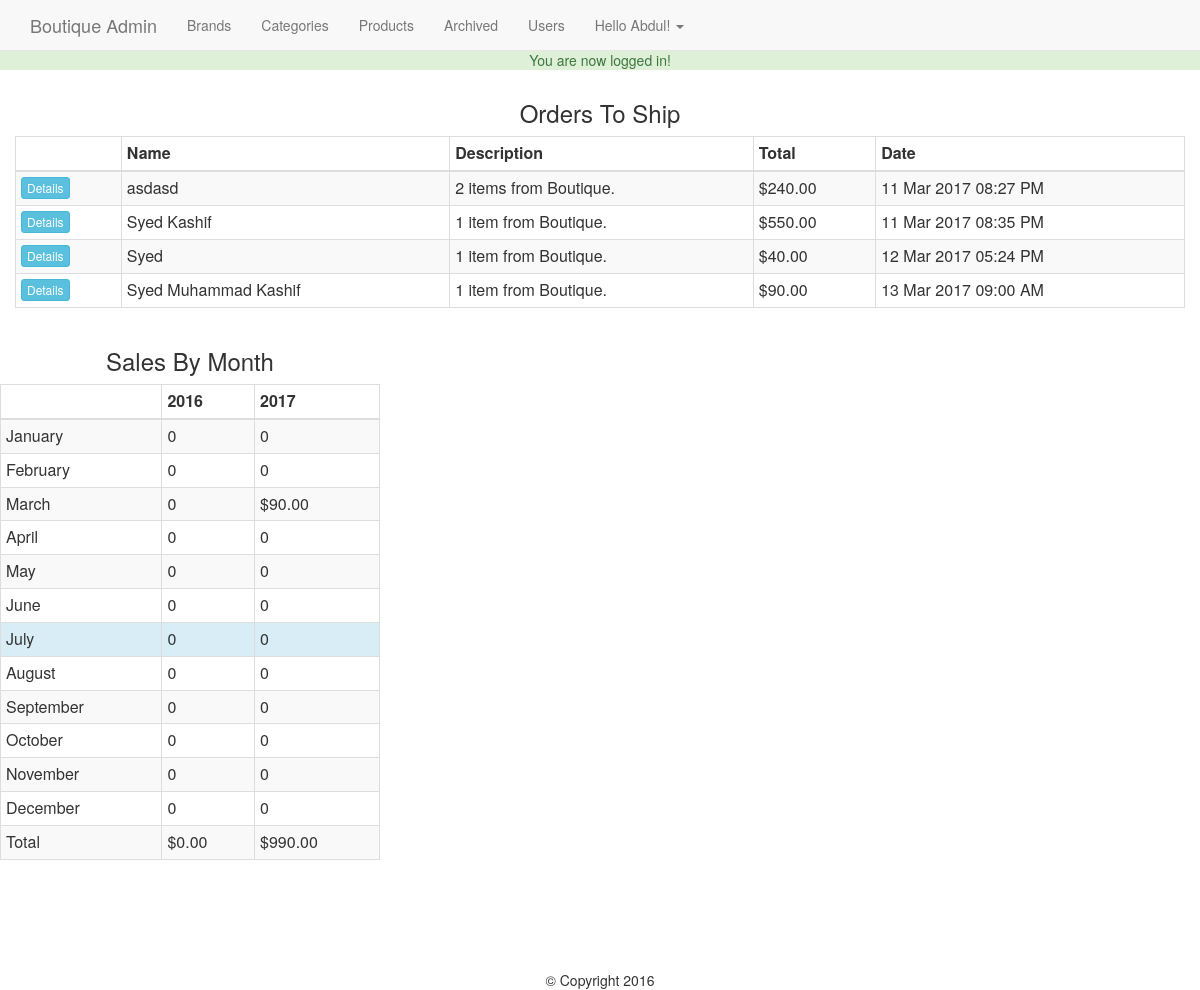
Page /admin/index.php (signed in) on the committed database.
### tables this page shows
CREATE TABLE `users` (
  `id` int(11) NOT NULL,
  `full_name` varchar(255) NOT NULL,
  `email` varchar(175) NOT NULL,
  `password` varchar(255) NOT NULL,
  `join_date` datetime NOT NULL DEFAULT CURRENT_TIMESTAMP,
  `last_login` datetime NOT NULL,
  `permissions` varchar(255) NOT NULL
);

CREATE TABLE `transactions` (
  `id` int(11) NOT NULL,
  `charge_id` varchar(255) NOT NULL,
  `cart_id` int(11) NOT NULL,
  `full_name` varchar(255) NOT NULL,
  `email` varchar(175) NOT NULL,
  `street` varchar(255) NOT NULL,
  `city` varchar(175) NOT NULL,
  `zipCode` varchar(50) NOT NULL,
  `country` varchar(175) NOT NULL,
  `contact` varchar(50) NOT NULL,
  `subTotal` int(11) NOT NULL,
  `tax` int(11) NOT NULL,
  `grandTotal` int(11) NOT NULL,
  `description` text NOT NULL,
  `txn_type` varchar(255) NOT NULL,
  `txn_date` datetime NOT NULL DEFAULT CURRENT_TIMESTAMP
);

### helpers/helpers.php (called while the page is built, shortened)
<?php
	function money($number){
	  return '$'.number_format($number,2);
	}
	function hasPermissions($permission = 'admin'){
		global $user_data;
		$permissions = explode(',',$user_data['permissions']);
		if(in_array($permission, $permissions,true)){
			return true;
		}
		return false;
	}
	function dateFormat($date){
		return date("d M Y h:i A",strtotime($date));
	}
 ?>

### admin/index.php (the view, shortened to what this page needs)
<?php
require_once '../core/init.php';
include '/includes/head.php';
include '/includes/navigation.php';
 ?>
<?php
	$transactionQ = "SELECT t.id, t.cart_id, t.full_name, t.description,t.txn_date, t.grandTotal, c.items, c.paid, c.shipped FROM transactions t LEFT JOIN cart c ON t.cart_id = c.id WHERE c.paid = 1 AND c.shipped = 0 ORDER BY t.txn_date";
	$txnResults = $db->query($transactionQ);
 ?>
<div class="col-md-12">
	<h3 class="text-center">Orders To Ship</h3>
	<table class="table table-condensed table-bordered table-striped">
		<thead>
			<th></th>
			<th>Name</th>
			<th>Description</th>
			<th>Total</th>
			<th>Date</th>
		</thead>
		<tbody>
		<?php while($order = mysqli_fetch_assoc($txnResults)): ?>
			<tr>
				<td><a href="orders.php?txn_id=<?= $order['id']; ?>" class="btn btn-xs btn-info">Details</a></td>
				<td><?= $order['full_name']; ?></td>
				<td><?= $order['description']; ?></td>
				<td><?= money($order['grandTotal']); ?></td>
				<td><?= dateFormat($order['txn_date']); ?></td>
			</tr>
		<?php endwhile; ?>
		</tbody>
	</table>
</div>
<div class="row">
	<?php
		$thisYear = date("Y");
		$lastYear = $thisYear - 1;
		$thisYearQuery = $db->query("SELECT grandTotal,txn_date FROM transactions WHERE YEAR(txn_date) = '{$thisYear}'");
		$last = array();
		$current = array();
		$currentTotal = 0;
		$lastTotal = 0;
		while($x = mysqli_fetch_assoc($thisYearQuery)){
			$month = date("m",strtotime($x['txn_date']));
			if(!array_key_exists($month,$current)){
				$current[(int)$month] = $x['grandTotal'];
			}
			else{
				$current[(int)$month] += $x['grandTotal'];
 			}
 			$currentTotal += $x['grandTotal'];
		}
	 ?>
	<div class="col-md-4">
		<h3 class="text-center">Sales By Month</h3>
		<table class="table table-condensed table-striped table-bordered">
			<thead>
				<th></th>
				<th><?= $lastYear; ?></th>
				<th><?= $thisYear; ?></th>
			</thead>
			<tbody>
			<?php for($i = 1; $i <= 12; $i++):
			$dt = DateTime::createFromFormat('!m',$i);
			?>
				<tr<?= ((date("m") == $i)?' class="info"':''); ?>>
					<td><?= $dt->format("F"); ?></td>
					<td><?= ((array_key_exists($i, $last))?money($last[$i]):'0'); ?></td>
					<td><?= ((array_key_exists($i, $current))?money($current[$i]):'0'); ?></td>
				</tr>
			<?php endfor; ?>
			<tr>
				<td>Total</td>
				<td><?= money($lastTotal); ?></td>
				<td><?= money($currentTotal); ?></td>
			</tr>
			</tbody>
		</table>
	</div>
	<div class="col-md-8"></div>
</div>
 <?php
 include '/includes/footer.php';
  ?>

### admin/includes/navigation.php (shortened to what this page needs)
<nav class="navbar navbar-default navbar-fixed-top">
            <div class="container">
                <a href="/ecom/admin/index.php" class="navbar-brand">Boutique Admin</a>
                <ul class="nav navbar-nav">
                  <li><a href="brands.php">Brands</a></li>
                  <li><a href="categories.php">Categories</a></li>
                  <li><a href="products.php">Products</a></li>
                   <li><a href="archived.php">Archived</a></li>
                  <?php if(hasPermissions('admin')): ?>
                    <li><a href="users.php">Users</a></li>
                  <?php endif; ?>
                  <li class="dropdown">
                  <a href="#" class="dropdown-toggle" data-toggle="dropdown">
                    Hello <?= $firstName; ?>! <span class="caret"></span>
                  </a>
                  </li>
                </ul>
            </div>
        </nav>

### css/main.css (style rules this page uses)
body { padding-top: 50px; }

### rows in the picture
users: full_name "Abdul"
transactions: full_name "asdasd", description "2 items from Boutique.", grandTotal "$240.00", txn_date "11 Mar 2017 08:27 PM"
transactions: full_name "Syed Kashif", description "1 item from Boutique.", grandTotal "$550.00", txn_date "11 Mar 2017 08:35 PM"
transactions: full_name "Syed", description "1 item from Boutique.", grandTotal "$40.00", txn_date "12 Mar 2017 05:24 PM"
transactions: full_name "Syed Muhammad Kashif", description "1 item from Boutique.", grandTotal "$90.00", txn_date "13 Mar 2017 09:00 AM", format "March"

### other values in the picture
$_SESSION['success_flash'] "You are now logged in!"
$dt->format("F") "January"
$dt->format("F") "February"
$dt->format("F") "April"
$dt->format("F") "May"
$dt->format("F") "June"
$dt->format("F") "July"
$dt->format("F") "August"
$dt->format("F") "September"
$dt->format("F") "October"
$dt->format("F") "November"
$dt->format("F") "December"
money($lastTotal) "$0.00"
money($currentTotal) "$990.00"
